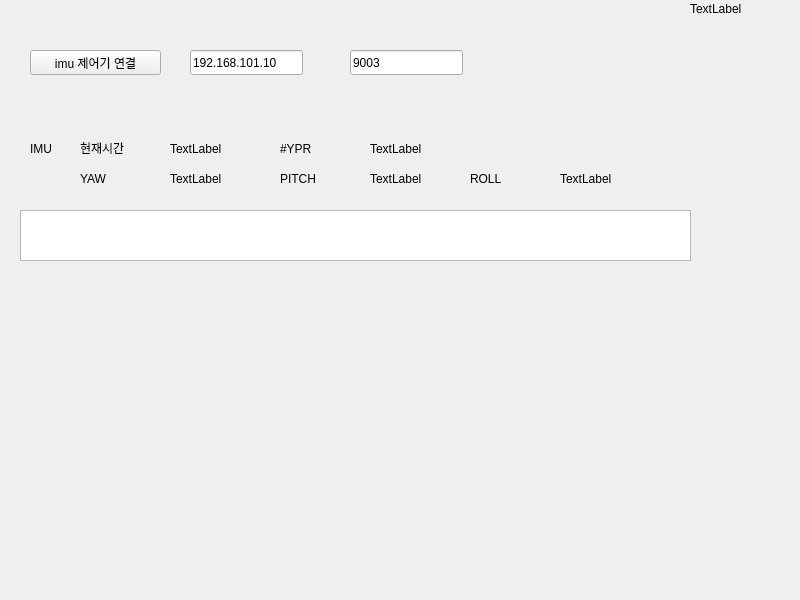
<?xml version="1.0" encoding="UTF-8"?>
<ui version="4.0">
 <class>imu_widget</class>
 <widget class="QWidget" name="imu_widget">
  <property name="geometry">
   <rect>
    <x>0</x>
    <y>0</y>
    <width>800</width>
    <height>600</height>
   </rect>
  </property>
  <property name="windowTitle">
   <string>Lidar_Widget</string>
  </property>
  <widget class="QPushButton" name="connectButton">
   <property name="geometry">
    <rect>
     <x>30</x>
     <y>50</y>
     <width>131</width>
     <height>25</height>
    </rect>
   </property>
   <property name="text">
    <string>imu 제어기 연결</string>
   </property>
  </widget>
  <widget class="QLabel" name="label">
   <property name="geometry">
    <rect>
     <x>690</x>
     <y>0</y>
     <width>67</width>
     <height>17</height>
    </rect>
   </property>
   <property name="text">
    <string>TextLabel</string>
   </property>
  </widget>
  <widget class="QLabel" name="label_2">
   <property name="geometry">
    <rect>
     <x>30</x>
     <y>140</y>
     <width>67</width>
     <height>17</height>
    </rect>
   </property>
   <property name="text">
    <string>IMU</string>
   </property>
  </widget>
  <widget class="QLabel" name="label_3">
   <property name="geometry">
    <rect>
     <x>80</x>
     <y>140</y>
     <width>71</width>
     <height>16</height>
    </rect>
   </property>
   <property name="text">
    <string>현재시간</string>
   </property>
  </widget>
  <widget class="QLabel" name="TimeLable">
   <property name="geometry">
    <rect>
     <x>170</x>
     <y>140</y>
     <width>67</width>
     <height>17</height>
    </rect>
   </property>
   <property name="text">
    <string>TextLabel</string>
   </property>
  </widget>
  <widget class="QLabel" name="label_4">
   <property name="geometry">
    <rect>
     <x>280</x>
     <y>140</y>
     <width>67</width>
     <height>17</height>
    </rect>
   </property>
   <property name="text">
    <string>#YPR</string>
   </property>
  </widget>
  <widget class="QLabel" name="YPRLabel">
   <property name="geometry">
    <rect>
     <x>370</x>
     <y>140</y>
     <width>231</width>
     <height>17</height>
    </rect>
   </property>
   <property name="text">
    <string>TextLabel</string>
   </property>
  </widget>
  <widget class="QLabel" name="label_6">
   <property name="geometry">
    <rect>
     <x>80</x>
     <y>170</y>
     <width>67</width>
     <height>17</height>
    </rect>
   </property>
   <property name="text">
    <string>YAW</string>
   </property>
  </widget>
  <widget class="QLabel" name="YAWLabel">
   <property name="geometry">
    <rect>
     <x>170</x>
     <y>170</y>
     <width>67</width>
     <height>17</height>
    </rect>
   </property>
   <property name="text">
    <string>TextLabel</string>
   </property>
  </widget>
  <widget class="QLabel" name="label_8">
   <property name="geometry">
    <rect>
     <x>280</x>
     <y>170</y>
     <width>67</width>
     <height>17</height>
    </rect>
   </property>
   <property name="text">
    <string>PITCH</string>
   </property>
  </widget>
  <widget class="QLabel" name="PITCHLabel">
   <property name="geometry">
    <rect>
     <x>370</x>
     <y>170</y>
     <width>67</width>
     <height>17</height>
    </rect>
   </property>
   <property name="text">
    <string>TextLabel</string>
   </property>
  </widget>
  <widget class="QLabel" name="label_5">
   <property name="geometry">
    <rect>
     <x>470</x>
     <y>170</y>
     <width>67</width>
     <height>17</height>
    </rect>
   </property>
   <property name="text">
    <string>ROLL</string>
   </property>
  </widget>
  <widget class="QLabel" name="ROLLLabel">
   <property name="geometry">
    <rect>
     <x>560</x>
     <y>170</y>
     <width>67</width>
     <height>17</height>
    </rect>
   </property>
   <property name="text">
    <string>TextLabel</string>
   </property>
  </widget>
  <widget class="QLineEdit" name="serverIP">
   <property name="geometry">
    <rect>
     <x>190</x>
     <y>50</y>
     <width>113</width>
     <height>25</height>
    </rect>
   </property>
   <property name="text">
    <string>192.168.101.10</string>
   </property>
  </widget>
  <widget class="QLineEdit" name="portNum">
   <property name="geometry">
    <rect>
     <x>350</x>
     <y>50</y>
     <width>113</width>
     <height>25</height>
    </rect>
   </property>
   <property name="text">
    <string>9003</string>
   </property>
  </widget>
  <widget class="QTextEdit" name="textEdit">
   <property name="geometry">
    <rect>
     <x>20</x>
     <y>210</y>
     <width>671</width>
     <height>51</height>
    </rect>
   </property>
  </widget>
  <widget class="QWidget" name="sensor" native="true">
   <property name="geometry">
    <rect>
     <x>20</x>
     <y>280</y>
     <width>671</width>
     <height>311</height>
    </rect>
   </property>
  </widget>
 </widget>
 <resources/>
 <connections/>
</ui>
